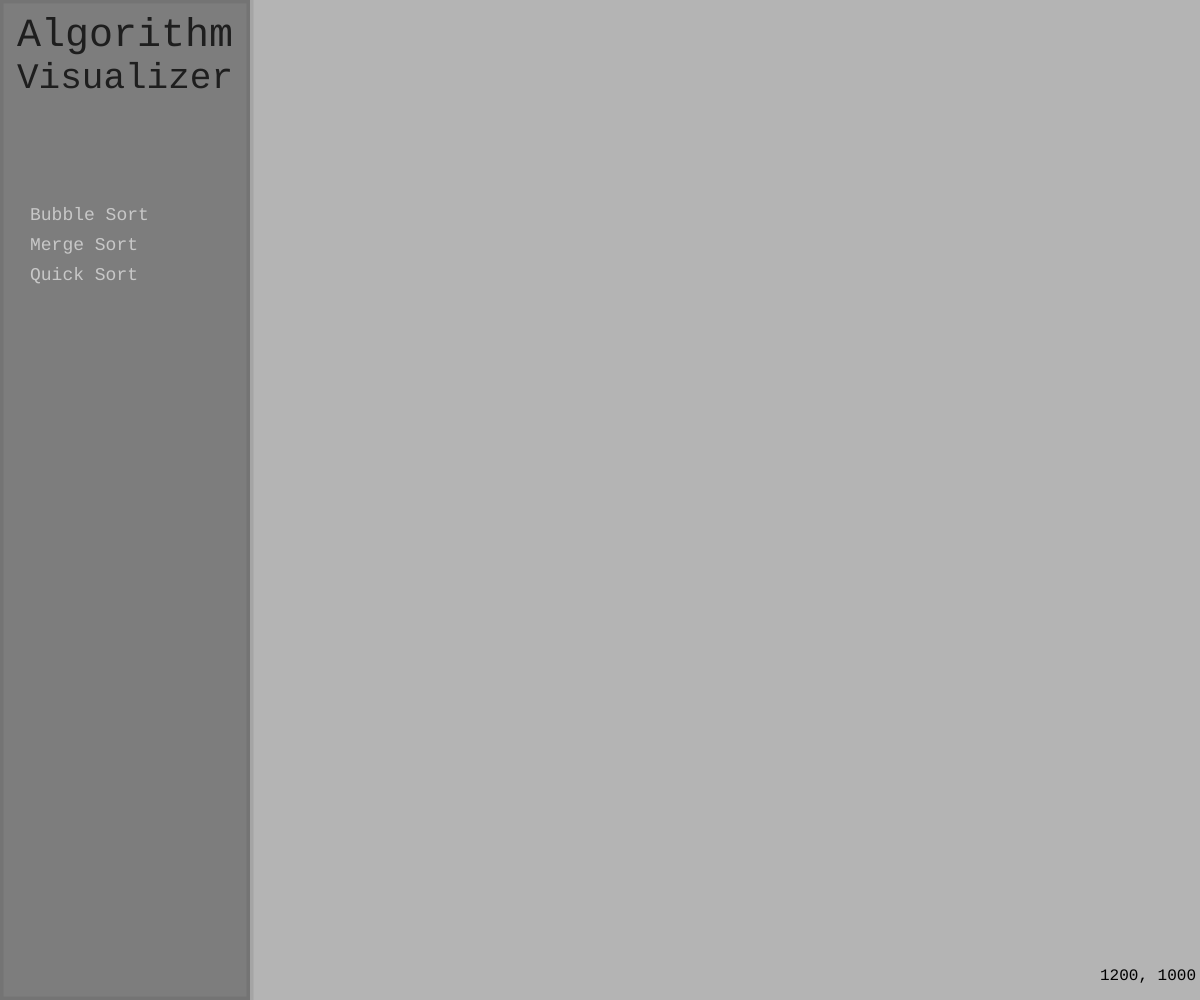
Frame 1 (no input)
Frame 60 (no input): identical to frame 1, image omitted
Frame 120 (the mouse pressed at the canvas centre since frame 60): identical to frame 1, image omitted

The p5.js sketch that drew this single still picture (run headless with seeded random() and noise() and a simulated clock; from frame 60 on, the mouse is pressed at the canvas centre):

// p5.js sketch
// ── sketch.js

//general globals
let backgroundColor;
let font;
let panelWidth;
let displayWidth;
let midlineX;
//const minScreenHeight = 900;

//button globals
let algoButtons = [];
const algoButtonHeight = 30;
//control buttons and their graphics
let controlButtons = [];
let playButton, playButtonGraphic, playButtonMOGraphic, playButtonDisGraphic;
let pauseButtonGraphic, pauseButtonMOGraphic;
let resetButton, resetButtonGraphic, resetButtonMOGraphic;

let ControlType = Object.freeze({
                    PLAY: 1,
                    PAUSE: 2,
                    RESET: 3
                    })

//mode globals
let currentAlgo;
let currentMode;
//ALGO ENUM
let Algo = Object.freeze({
                    DEFAULT: 1,
                    BUBBLESORT: 2, 
                    MERGESORT: 3,
                    QUICKSORT: 4,
                    LINEARSEARCH: 5, 
                    JUMPSEARCH: 6, 
                    BINARYSEARCH: 7,
                    DIJKSTRAS: 8,
                    ASTAR: 9
                    })
//MODE ENUM
let Mode = Object.freeze({
                    DEFAULT: 1,
                    SORT: 2,
                    SEARCH: 3,
                    PATHFIND: 4,
                    MISC: 5
                    })


//animation queue
let animationQueue = [];
let animationIterator = 0;
let animationIsPaused = false;

//collection globals 
let sortCollection;
let numBarsSlider;
const numBarsSliderMin           = 11;
const numBarsSliderMax           = 101;
const numBarsSliderDefaultValue  = 55;
const numBarsSliderStepInterval  = 2;
let globalID = 0;

//RUNS ONCE  
function setup() {
    createCanvas(windowWidth, windowHeight);
    defineGlobals();
    setupAlgoButtons();
    createControlButtonGraphics();
    setupControlButtons();
    textFont(font);
    rectMode(CENTER);
    imageMode(CENTER);
    setupNumBarsSlider();
    
}

//RUNS REPEATEDLY
function draw() {
    resizeCanvas(windowWidth, windowHeight);
    updateDimensions();
    background(backgroundColor);
    //displayGridLines();
    
    displayPanel();
    displayScreenDimensions();

    if (currentMode != Mode.DEFAULT) {
        displayControlButtons();
    }

    if (currentMode == Mode.SORT) {
        updateNumBarsSlider();
    }

    checkMousePointer();

    if (animationQueue.length != 0) { //then display animation queue frame by frame
        let nextFrame = animationQueue[animationIterator];
        repositionSortingFrame(nextFrame);
        for (let bar of nextFrame) {
            bar.show();
        }

        if (!animationIsPaused) {
            animationIterator++;
        }

        if (animationQueue.length <= animationIterator) {
            resetAnimationQueue();
        }

    } else { //check currentMode to see what to display 

        if (currentMode == Mode.SORT) {
            if (numBarsSlider.value() != sortCollection.items.length) {
                sortCollection.updateBars();
            }
            sortCollection.resetBarPositions();
            sortCollection.show();
            
        }

    }
    
}

//define the globals in setup()
function defineGlobals() {
    backgroundColor = color(180);
    font = 'monospace';

    panelWidth = 250;
    updateDimensions();
    
    currentAlgo = Algo.DEFAULT;
    currentMode = Mode.DEFAULT;

    sortCollection = new Sort();
}

//create the algorithm buttons on the panel
function setupAlgoButtons() {
    let bubbleSortButton = new AlgoButton(200, Algo.BUBBLESORT);
    let mergeSortButton = new AlgoButton(230, Algo.MERGESORT);
    let quickSortButton = new AlgoButton(260, Algo.QUICKSORT);

    algoButtons.push(bubbleSortButton);
    algoButtons.push(mergeSortButton);
    algoButtons.push(quickSortButton);
}

function setupControlButtons() {
    playButton = new ControlButton(ControlType.PLAY, 70, 50, true);
    // pauseButton = new ControlButton(ControlType.PAUSE, 50, 50, false);
    resetButton = new ControlButton(ControlType.RESET, 50, 50, true);

    controlButtons.push(playButton);
    // controlButtons.push(pauseButton);
    controlButtons.push(resetButton);

}

function updateControlButtonPositions() {
    playButton.xPos = midlineX - 30;
    playButton.yPos = height - 50;
    resetButton.xPos = midlineX + 35;
    resetButton.yPos = height - 50;
}

//update dimension-dependent variables
function updateDimensions() {
    displayWidth = width - panelWidth;
    midlineX = displayWidth/2 + panelWidth;
}

//displays panel where algorithms are shown
function displayPanel() {
    displayPanelBackground();
    displayTitle();
    displayAlgoButtons();
}

//displays border of panel
function displayPanelBackground() {
    push();
    fill(125);
    stroke(50, 30);
    strokeWeight(7);
    rectMode(CORNER)
    rect(0, 0, panelWidth, height);
    pop();
}

//displays the title in the panel
function displayTitle() {
    push();
    fill(30);
    noStroke();
    textAlign(CENTER, TOP);
    textSize(40);
    text('Algorithm', panelWidth/2, 15);
    textSize(36);
    text('Visualizer', panelWidth/2, 60);
    pop();
}

function displayAlgoButtons() {
    for (let button of algoButtons) {
        button.show();
    }
}

function displayControlButtons() {
    updateControlButtonPositions();
    
    push();
    stroke(100);
    strokeWeight(2);
    noStroke();
    fill(150);
    rect(midlineX, height - 50, 60, 45);
    pop();
    
    for (let button of controlButtons) {
        button.show();
    }
}

//displays screen dimensions in lower right corner of screen
function displayScreenDimensions() {
    push();
    textSize(16);
    let string = str(width) + ', ' + str(height);
    text(string, width - 100, height - 20);
    pop();
}

//displays a vertical and horizontal line through middle of working canvas
function displayGridLines() {
    push();
    stroke(0);
    strokeWeight(0.2);
    line(panelWidth, height/2, width, height/2);
    line(midlineX, 0, midlineX, height);
    pop();
}

//calls necessary functions when mouse is clicked
function mouseClicked() {
    for (let button of algoButtons) {
        if (button.rollover() && !button.isSelected) {
            button.clicked();
        }
    }
    for (let button of controlButtons) {
        if (button.rollover() && button.isEnabled) {
            button.clicked();
        }
    }
}

//check for mouse over to change cursor
function checkMousePointer() {
    cursor(ARROW);
    for (let button of algoButtons) {
        if (button.rollover() && !button.isSelected) {
            cursor('pointer');
            break;
        } 
    }
    for (let button of controlButtons) {
        if (button.rollover() && button.isEnabled) {
            cursor('pointer');
            break;
        }
    }
}



//sorting functions
function setupNumBarsSlider() {
    
    numBarsSlider = createSlider(numBarsSliderMin, 
                                    numBarsSliderMax, 
                                    numBarsSliderDefaultValue, 
                                    numBarsSliderStepInterval
                                );
    //display out of screen until a sorting function is called which will
    //  reposition it appropriately                           
    numBarsSlider.position(-100, -100);
    numBarsSlider.style("width", "150px");
}

function updateNumBarsSlider() {
    let xPos = midlineX - numBarsSlider.width/2;
    let yPos = height - 110;
    numBarsSlider.position(xPos, yPos);
}

function repositionSortingFrame(frame) {
    reorderFrame(frame);
    let minPercentage = 0.4;
    let maxPercentage = 0.8;
    let screenPercentage = map(frame.length, numBarsSlider.elt.min, numBarsSlider.elt.max, minPercentage, maxPercentage);
    
    let sortCollectionWidth = displayWidth * screenPercentage;
    sortCollectionWidth -= sortCollection.barSpacing * frame.length;
    let barWidth = sortCollectionWidth / frame.length;
    
    let midIdx = floor(frame.length/2);
    let midBar = frame[midIdx];
    midBar.xPos = midlineX;

    midBar.yPos = height/2;
    midBar.width = barWidth;

    for (let i = 0; i <= midIdx; i++) {
        //calculate leftBar position
        let leftBar = frame[midIdx - i];
        leftBar.xPos = midlineX - i*(barWidth + sortCollection.barSpacing);
        leftBar.yPos = height/2;
        leftBar.width = barWidth;
        //calculate rightBar position
        let rightBar = frame[midIdx + i];
        rightBar.xPos = midlineX + i*(barWidth + sortCollection.barSpacing);
        rightBar.yPos = height/2;
        rightBar.width = barWidth;
    }

    return frame;
}

function reorderFrame(frame) {
    let swap;
    let n = frame.length-1;
    do {
        swap = false;
        for (let i = 0; i < n; i++)
        {
            if (frame[i].xPos > frame[i+1].xPos){
                let temp = frame[i];
                frame[i] = frame[i+1];
                frame[i+1] = temp;
                swap = true;
            }
        }
        n--;
    } while (swap);
}




// ── AlgoButton.js
//scratch button class for butttons on panel
class AlgoButton {
    constructor(yPos, type) {
        this.yPos = yPos;
        this.type = type;
        this.isSelected = false;
    }

    //show the button with necessary highlighting
    show() {
        push();
        rectMode(CORNER);
        noStroke();
        fill(200);
        if (this.isSelected) {
            fill(190);
            fill(255, 150);
            rect(2, this.yPos, panelWidth - 5, algoButtonHeight);
            fill(10);
        } else if (this.rollover()) {
            fill(170);
            fill(255, 110);
            rect(2, this.yPos, panelWidth - 5, algoButtonHeight);
            fill(10);
        }
        
        
        let string;
        switch (this.type) {
            case Algo.BUBBLESORT:
                string = 'Bubble Sort';
                break;
            case Algo.INSERTIONSORT:
                string = 'Insertion Sort';
                break;
            case Algo.SELECTIONSORT:
                string = 'Selection Sort';
                break;
            case Algo.MERGESORT:
                string = 'Merge Sort';
                break;
            case Algo.QUICKSORT:
                string = 'Quick Sort';
                break;
            default:
                string = '???';
                break;
        }
        textSize(18); 
        text(string, 30, this.yPos + 20);
        pop();
    }

    //returns true if mouse is on the button
    rollover() {
        return ((mouseX > 0) && (mouseX < panelWidth) && (mouseY >= this.yPos) && (mouseY < this.yPos + algoButtonHeight));
    }

    //gets called when button is clicked
    clicked() {
    
        //deselect all other buttons
        for (let button of algoButtons) { button.isSelected = false; }
        //select this button
        this.isSelected = true;

        //call necessary function
        switch (this.type) {
            case Algo.BUBBLESORT:
                currentAlgo = Algo.BUBBLESORT;
                setupSort();
                console.log('bubblesort');
                break;
            case Algo.INSERTIONSORT:
                currentAlgo = Algo.INSERTIONSORT;
                setupSort();
                console.log('insertion sort');
                break;
            case Algo.SELECTIONSORT:
                currentAlgo = Algo.SELECTIONSORT;
                setupSort();
                console.log('selection sort');
                break;
            case Algo.MERGESORT:
                currentAlgo = Algo.MERGESORT;
                setupSort();
                console.log('mergesort');
                break;
            case Algo.QUICKSORT:
                // setupSort();
                console.log('quicksort');
                break;
        }
        
    }
}

function setupSort() {
    currentMode = Mode.SORT;
    resetAnimationQueue();
    playButton.isEnabled = true;
    playButton.isPaused = true;
    numBarsSlider.removeAttribute('disabled');
    sortCollection = new Sort();
    sortCollection.updateBars();
    
    //call update which will reposition slider appropriately
    updateNumBarsSlider();
}

function resetAnimationQueue() {
    animationQueue = [];
    animationIterator = 0;
    animationIsPaused = false;
    playButton.isEnabled = false;
    playButton.isPaused = true;
}
// ── Button.js
//scratch button class for butttons on panel
class Button {
    constructor(yPos, type) {
        this.yPos = yPos;
        this.type = type;
        this.isSelected = false;
    }

    //show the button with necessary highlighting
    show() {
        push();
        rectMode(CORNER);
        noStroke();
        
        if (this.rollover()) {
            fill(170);
            rect(3, this.yPos, panelWidth - 8, buttonHeight, 5);
        }
        if (this.isSelected) {
            fill(190);
            rect(3, this.yPos, panelWidth - 8, buttonHeight, 5);
        }
        fill(30);
        textSize(20); 
        let string;
        switch (this.type) {
            case Algo.BUBBLESORT:
                string = 'Bubble Sort';
                break;
            case Algo.MERGESORT:
                string = 'Merge Sort';
                break;
            case Algo.QUICKSORT:
                string = 'Quick Sort';
                break;
            default:
                string = '???';
                break;
        }
        text(string, 40, this.yPos + 20);
        pop();
    }

    //returns true if mouse is on the button
    rollover() {
        return ((mouseX > 0) && (mouseX < panelWidth) && (mouseY >= this.yPos) && (mouseY < this.yPos + buttonHeight));
    }

    //gets called button is clicked
    clicked() {
        if (this.isSelected) {
            //do nothing if already selected
        } else {
            //deselect all other buttons
            for (let button of algoButtons) { button.isSelected = false; }
            //select this button
            this.isSelected = true;

            //call necessary function
            switch (this.type) {
                case Algo.BUBBLESORT:
                    setupBubbleSort();
                    console.log('bubblesort');
                    break;
                case Algo.MERGESORT:
                    setupSort();
                    console.log('mergesort');
                    break;
                case Algo.QUICKSORT:
                    setupSort();
                    console.log('quicksort');
                    break;
            }
        }
    }
}

function setupBubbleSort() {
    currentAlgo = Algo.BUBBLESORT;
    setupSort();
}

function setupSort() {
    
    currentMode = Mode.SORT;
    sortCollection = new Sort();
    sortCollection.updateBars();
    
    //call update which will reposition slider appropriately
    updateNumBarsSlider();
}

function resetAnimationQueue() {
    animationQueue = [];
    animationIterator = 0;
}
// ── ControlButton.js
class ControlButton {
    constructor(type, width, height, isEnabled) {
        this.type = type;
        this.width = width;
        this.height = height;
        this.xPos;
        this.yPos;
        this.isEnabled = isEnabled;
        this.isPaused = true;
    }

    show() {
        if (this.type == ControlType.PLAY) {
            if (!this.isEnabled) {
                if (this.isPaused) {
                    image(playButtonDisGraphic, this.xPos, this.yPos);
                } else {
                    image(pauseButtonDisGraphic, this.xPos, this.yPos);
                }
            } else {
                if (this.isPaused) {
                    if (this.rollover()) {
                        image(playButtonMOGraphic, this.xPos, this.yPos);
                    } else {
                        image(playButtonGraphic, this.xPos, this.yPos);
                    }
                } else {
                    if (this.rollover()) {
                        image(pauseButtonMOGraphic, this.xPos, this.yPos);
                    } else {
                        image(pauseButtonGraphic, this.xPos, this.yPos);
                    }
                }
            }
            
        } else if (this.type == ControlType.RESET) {
            if (this.rollover()) {
                image(resetButtonMOGraphic, this.xPos, this.yPos);
            } else {
                image(resetButtonGraphic, this.xPos, this.yPos);
            }

        } else if (this.type == ControlType.MAZE && currentMode == Mode.PATHFIND) {
            if (this.isEnabled) {
                if (this.rollover()) {
                    image(mazeButtonMOGraphic, this.xPos, this.yPos);
                } else {
                    image(mazeButtonGraphic, this.xPos, this.yPos);
                }
            } else {
                image(mazeButtonDisGraphic, this.xPos, this.yPos);
            }
            
        }
    }

    rollover() {
        let offsetX1 = this.xPos - (this.width/2);
        let offsetX2 = this.xPos + (this.width/2);
        let offsetY1 = this.yPos - (this.height/2);
        let offsetY2 = this.yPos + (this.height/2);
        return ((mouseX > offsetX1) && (mouseX < offsetX2) && (mouseY > offsetY1) && (mouseY < offsetY2));
    }

    clicked() {
        if (this.type == ControlType.PLAY) {
            canDraw = false;
            mazeButton.isEnabled = false;
            if (this.isPaused) {
                triggerAlgorithm();
                // playAlgorithm();
                this.isPaused = false;
                slider.elt.setAttribute('disabled', 'true');
            } else {
                animationIsPaused = true;
                this.isPaused = true;
            }

        } else if (this.type == ControlType.RESET) {
            if (currentMode == Mode.SORT) {
                setupSort();
            } else if (currentMode == Mode.PATHFIND) {
                setupPathfind();
            }

        } else if (this.type == ControlType.MAZE) {
            pathfind.createMaze();
        }
    }


}

function triggerAlgorithm() {
    isLoading = true;
    triggerCounter = 0;
    if (currentMode == Mode.PATHFIND) {
        playButton.isEnabled = false;
    }
}

function playAlgorithm() {
    isLoading = false;
    switch (currentAlgo) {
        case Algo.BUBBLESORT:
            if (animationQueue.length == 0) {
                sortCollection.bubbleSort();
            } else {
                animationIsPaused = false;
            }
            break;
        case Algo.INSERTIONSORT:
            if (animationQueue.length == 0) {
                sortCollection.insertionSort();
            } else {
                animationIsPaused = false;
            }
            break;
        case Algo.SELECTIONSORT:
            if (animationQueue.length == 0) {
                sortCollection.selectionSort();
            } else {
                animationIsPaused = false;
            }
            break;
        case Algo.DIJKSTRAS:
            if (animationQueue.length == 0) {
                pathfind.dijkstras();
            } else {
                animationIsPaused = false;
            }
        case Algo.ASTAR:
            if (animationQueue.length == 0) {
                pathfind.astar();
            } else {
                animationIsPaused = false;
            }        
    }
}
// ── Graphics.js
function createControlButtonGraphics() {
    
    playButtonGraphic = createGraphics(70, 50);
    playButtonGraphic.strokeWeight(2);
    playButtonGraphic.stroke(100);
    playButtonGraphic.fill(220);
    playButtonGraphic.rect(1,1,68,48,30);
    playButtonGraphic.fill(0);
    playButtonGraphic.noStroke();
    playButtonGraphic.triangle(27, 15, 27, 35, 47, 25);

    pauseButtonGraphic = createGraphics(70, 50);
    pauseButtonGraphic.strokeWeight(2);
    pauseButtonGraphic.stroke(100);
    pauseButtonGraphic.fill(220);
    pauseButtonGraphic.rect(1,1,68,48,30);
    pauseButtonGraphic.fill(0);
    pauseButtonGraphic.noStroke();
    pauseButtonGraphic.rect(28, 15, 5, 20, 10);
    pauseButtonGraphic.rect(37, 15, 5, 20, 10);
    
    playButtonDisGraphic = createGraphics(70, 50);
    playButtonDisGraphic.strokeWeight(2);
    playButtonDisGraphic.stroke(130);
    playButtonDisGraphic.fill(170);
    playButtonDisGraphic.rect(1,1,68,48,30);
    playButtonDisGraphic.fill(100);
    playButtonDisGraphic.noStroke();
    playButtonDisGraphic.triangle(27, 15, 27, 35, 47, 25);

    playButtonMOGraphic = createGraphics(70, 50);
    playButtonMOGraphic.strokeWeight(2);
    playButtonMOGraphic.stroke(100);
    playButtonMOGraphic.fill(255);
    playButtonMOGraphic.rect(1,1,68,48,30);
    playButtonMOGraphic.fill(0);
    playButtonMOGraphic.noStroke();
    playButtonMOGraphic.triangle(27, 15, 27, 35, 47, 25);

    pauseButtonMOGraphic = createGraphics(70, 50);
    pauseButtonMOGraphic.strokeWeight(2);
    pauseButtonMOGraphic.stroke(100);
    pauseButtonMOGraphic.fill(255);
    pauseButtonMOGraphic.rect(1,1,68,48,30);
    pauseButtonMOGraphic.fill(0);
    pauseButtonMOGraphic.noStroke();
    pauseButtonMOGraphic.rect(28, 15, 5, 20, 10);
    pauseButtonMOGraphic.rect(37, 15, 5, 20, 10);

    // pauseButtonEnGraphic = createGraphics(50, 50);
    // pauseButtonEnGraphic.strokeWeight(2);
    // pauseButtonEnGraphic.stroke(100);
    // pauseButtonEnGraphic.fill(220);
    // pauseButtonEnGraphic.ellipse(25, 25, 45);
    // pauseButtonEnGraphic.fill(0);
    // pauseButtonEnGraphic.noStroke();
    // pauseButtonEnGraphic.rect(18, 15, 5, 20, 10);
    // pauseButtonEnGraphic.rect(27, 15, 5, 20, 10);

    // pauseButtonDisGraphic = createGraphics(50, 50);
    // pauseButtonDisGraphic.strokeWeight(2);
    // pauseButtonDisGraphic.stroke(130);
    // pauseButtonDisGraphic.fill(170);
    // pauseButtonDisGraphic.ellipse(25, 25, 45);
    // pauseButtonDisGraphic.fill(100);
    // pauseButtonDisGraphic.noStroke();
    // pauseButtonDisGraphic.rect(18, 15, 5, 20, 10);
    // pauseButtonDisGraphic.rect(27, 15, 5, 20, 10);

    // pauseButtonMOGraphic = createGraphics(50, 50);
    // pauseButtonMOGraphic.strokeWeight(2);
    // pauseButtonMOGraphic.stroke(100);
    // pauseButtonMOGraphic.fill(255);
    // pauseButtonMOGraphic.ellipse(25, 25, 45);
    // pauseButtonMOGraphic.fill(0);
    // pauseButtonMOGraphic.noStroke();
    // pauseButtonMOGraphic.rect(18, 15, 5, 20, 10);
    // pauseButtonMOGraphic.rect(27, 15, 5, 20, 10);
    
    resetButtonGraphic = createGraphics(50, 50);
    resetButtonGraphic.strokeWeight(2);
    resetButtonGraphic.stroke(100);
    resetButtonGraphic.fill(220);
    resetButtonGraphic.ellipse(25, 25, 45);
    resetButtonGraphic.noStroke();
    resetButtonGraphic.fill(0);
    resetButtonGraphic.ellipse(25, 25, 26);
    resetButtonGraphic.fill(220);
    resetButtonGraphic.ellipse(25, 25, 20);
    resetButtonGraphic.rect(32,17,10,10);
    resetButtonGraphic.fill(0);
    resetButtonGraphic.triangle(27, 20, 36, 11, 36, 20);

    resetButtonMOGraphic = createGraphics(50, 50);
    resetButtonMOGraphic.strokeWeight(2);
    resetButtonMOGraphic.stroke(100);
    resetButtonMOGraphic.fill(255);
    resetButtonMOGraphic.ellipse(25, 25, 45);
    resetButtonMOGraphic.noStroke();
    resetButtonMOGraphic.fill(0);
    resetButtonMOGraphic.ellipse(25, 25, 26);
    resetButtonMOGraphic.fill(255);
    resetButtonMOGraphic.ellipse(25, 25, 20);
    resetButtonMOGraphic.rect(32,17,10,10);
    resetButtonMOGraphic.fill(0);
    resetButtonMOGraphic.triangle(27, 20, 36, 11, 36, 20);
}
// ── MST.js
let validEdge = true;

class MST {
    constructor() {
        this.vertices = [];
        this.edges = [];
    }

    update() {
        if (this.vertices.length != floor(slider.value() / 1)) {
            this.vertices = [];
            for (let i = 0; i < floor(slider.value() / 1); i++) {
                let xPos = random(0, 1);
                let yPos = random(0, 1);
                let vertex = new MSTvertex(xPos, yPos);
                this.vertices.push(vertex);
            }
        }
    }

    show() {
        let screenPercentage = 0.8;
        let mstWidth = screenPercentage * displayWidth;
        let mstHeight = 0.5 * height;
        let origin = createVector((displayWidth - mstWidth) / 2 + panelWidth, 0.25 * height);

        for (let edge of this.edges) {
            edge.show();
        }
        
        for (let vertex of this.vertices) {
            vertex.pos.x = origin.x + (mstWidth * vertex.x);
            vertex.pos.y = origin.y + (mstHeight * vertex.y);
            vertex.show();
        }

    }

    prims() {
        let unreached = [];
        let reached = [];
        let originVertex;
        let shortestDist = 1;
        for (let vertex of this.vertices) {
            unreached.push(vertex);
            if (vertex.x + vertex.y < shortestDist) {
                shortestDist = vertex.x + vertex.y;
                originVertex = vertex;
            }
        }

        reached.push(originVertex);
        let idx = unreached.indexOf(originVertex);
        unreached.splice(idx, 1);

        while(unreached.length != 0) {
            shortestDist = Infinity;
            let rIdx = 0;
            let uIdx = 0;

            for (let i = 0; i < reached.length; i++) {
                for (let j = 0; j < unreached.length; j++) {
                    let distance = dist(reached[i].pos.x, reached[i].pos.y, unreached[j].pos.x, unreached[j].pos.y);
                    if (distance < shortestDist) {
                        shortestDist = distance;
                        rIdx = i;
                        uIdx = j;
                    }
                }
            }

            let edge = new MSTedge(unreached[uIdx], reached[rIdx]);
            this.edges.push(edge);

            reached.push(unreached[uIdx]);
            unreached.splice(uIdx, 1);


            let numFrames = map(slider.value(), slider.elt.min, slider.elt.max, 10, 1);
            for (let i = 0; i < numFrames; i++) {
                animationQueue.push(this.getEdgesAndVertices());
            }

        }

    }

    kruskals() {
        let allEdges = this.getAllEdgesSorted();

        while(this.edges.length != this.vertices.length - 1) {
            
            let shortestEdge = allEdges.shift();
            let v1 = shortestEdge.v1;
            let v2 = shortestEdge.v2;
            this.checkIfValidEdge(v1,v2);
            if (validEdge) {
                this.edges.push(shortestEdge);
                v1.neighbors.push(v2);
                v2.neighbors.push(v1);

                let numFrames = map(slider.value(), slider.elt.min, slider.elt.max, 10, 1);
                for (let i = 0; i < numFrames; i++) {
                    animationQueue.push(this.getEdgesAndVertices());
                }
            }

        }

    }

    checkIfValidEdge(v1, v2) {
        validEdge = true;

        if (v1.neighbors.length == 0 || v2.neighbors.length == 0) {
            return;
        }

        this.cycleRecursionHelper(v1, v2);
    }


    cycleRecursionHelper(v1, v2, visited = []) {
        visited.push(v1);
        
        if (!validEdge) {
            return;
        }
        if (v1 == v2) {
            validEdge = false;
        } else {
            for (let i = 0; i < v1.neighbors.length; i++) {
                if (!visited.includes(v1.neighbors[i])) {
                    this.cycleRecursionHelper(v1.neighbors[i], v2, visited);
                }
            }
        }
    }

    getEdgesAndVertices() {
        let array = [];
        for (let e of this.edges) {
            array.push(e);
        }
        for (let v of this.vertices) {
            array.push(v);
        }
        return array;
    }

    getAllEdgesSorted() {
        let edges = [];

        for (let i = 0; i < this.vertices.length; i++) {
            for (let j = i + 1; j < this.vertices.length; j++) {
                let edge = new MSTedge(this.vertices[i], this.vertices[j]);
                edges.push(edge);
            }
        }

        for (let i = 1; i < edges.length; i++) {
            let current = edges[i];
            let j = i-1; 
            while ((j > -1) && (current.distance < edges[j].distance)) {
                edges[j+1] = edges[j];
                j--;
            }
            edges[j+1] = current;
        }

        return edges;
    }
}
// ── MSTedge.js
class MSTedge {
    constructor(v1, v2) {
        this.v1 = v1;
        this.v2 = v2;
        this.distance = dist(v1.pos.x, v1.pos.y, v2.pos.x, v2.pos.y);
    }

    show() {
        push();
        stroke('#ffff76');
        strokeWeight(3);
        line(this.v1.pos.x, this.v1.pos.y, this.v2.pos.x, this.v2.pos.y);
        pop();
    }
}
// ── MSTvertex.js
class MSTvertex {
    constructor(x, y) {
        this.x = x;
        this.y = y;
        this.pos = createVector();
        //kruskals
        this.neighbors = [];
    }

    show() {
        push();
        fill(200);
        stroke(200);
        strokeWeight(7);
        point(this.pos.x, this.pos.y);
        pop();
    }
}
// ── Pathfind.js
class Pathfind {
    constructor() {
        this.grid = [];
        this.nodeSize;
        this.origin;
        this.width;
        this.height;
    }

    updateGrid() {
        if (this.grid.length != slider.value() - 2) {
            this.grid = [];
            for (let i = 0; i < slider.value() - 2; i++) {
                let newCol = [];
                let colLength = floor(slider.value() / 2);
                if (colLength % 2 == 0) colLength++;
                for (let j = 0; j < colLength; j++) {
                    let newNode = new PathfindingNode(i, j);
                    newCol.push(newNode);   
                }
                this.grid.push(newCol);
            }
            // this.createMaze();
        }
        this.grid[0][floor(this.grid[0].length/2)].isStartNode = true;
        this.grid[this.grid.length - 1][floor(this.grid[0].length/2)].isEndNode = true;

    }

    showGrid() {
        let minPercentage = 0.5;
        let maxPercentage = 0.8;
        let screenPercentage = map(slider.value(), slider.elt.min, slider.elt.max, minPercentage, maxPercentage);
        screenPercentage = 0.8;

        let pfWidth = displayWidth * screenPercentage;
        // let pfWidth = width * screenPercentage;
        let pfHeight = height * 0.5;

        let nodeSizeX = pfWidth / this.grid.length;
        let nodeSizeY = pfHeight / this.grid[0].length;
        this.nodeSize = min(nodeSizeX, nodeSizeY);
        
        pfWidth = this.nodeSize * this.grid.length;
        pfHeight = this.nodeSize * this.grid[0].length;
        this.width = pfWidth;
        this.height = pfHeight;

        let originX = panelWidth + ((displayWidth - pfWidth) / 2);
        // let originX = ((width - pfWidth) / 2);
        let originY = (height - pfHeight) / 2;
        this.origin = createVector(originX, originY);

        // push();
        // noFill();
        // stroke(180);
        // rect(midlineX, height/2, pfWidth + 6, pfHeight + 6, 20);
        // pop();

        for (let i = 0; i < this.grid.length; i++) {
            for (let j = 0; j < this.grid[0].length; j++) {
                this.grid[i][j].show(originX, originY, this.nodeSize);
            }
        }
    }

    inCanvas() {
        return (mouseX > this.origin.x) && (mouseX < this.origin.x + this.width) && (mouseY > this.origin.y) && (mouseY < this.origin.y + this.height);
    }

    createMaze() {
        this.clearWalls();

        for (let i = 4; i < this.grid.length - 4; i += 4) {
            for (let j = 0; j < this.grid[0].length; j++) {
                this.grid[i][j].isWall = true;
                if (j % 4 == 0) {
                    if (i % 8 == 0) {
                        this.addBranch(this.grid[i][j], i);
                    } else {
                        this.addBranch(this.grid[i][j + 2], i);
                    }
                }
            }
            let walls = [];
            for (let j = 0; j < this.grid[0].length; j++) {
                if (j % 2 == 1) {
                    walls.push(j);
                }
            }
            for (let j = 0; j < max(walls.length/4, 2); j++) {
                try {
                    let k = walls[floor(random() * walls.length)];
                    this.grid[i][k].isWall = false;
                    let idx = walls.indexOf(k);
                    if (idx >= 2 && idx < walls.length - 2) {

                        walls.splice(idx - 2, 4);
                    }
                } catch {
                    //  
                }
            }

            
        }
    }

    addBranch(stemNode, i) {
        try {
            if (i + 4 < this.grid.length - 4 && random() < 0.8) {
                for (let i = 1; i < floor(random(2,4)); i++) {
                    pathfind.grid[stemNode.x+i][stemNode.y].isWall = true;
                }
            }
            if (i != 4 && random() < 0.6) {
                for (let i = 1; i < floor(random(2,4)); i++) {
                    pathfind.grid[stemNode.x-i][stemNode.y].isWall = true;
                }
            }
        } catch {
            //
        }
    }

    dijkstras() {
        this.setCellNeighbors();
        
        let unvisited = [];
        let visited = [];
        let currentNode, testNode, newDist;

        unvisited = this.get1DGrid();
        currentNode = this.getStartNode();
        currentNode.dk_tentDist = 0;
        
        let nextFrame;

        let counter = 0;
        let foundPath = false;
        while (!currentNode.isEndNode) {
            nextFrame = this.get1DGridClone();

            for (let i = 0; i < currentNode.neighbors.length; i++) {
                testNode = currentNode.neighbors[i];
                if (unvisited.includes(testNode)) {
                    newDist = currentNode.dk_tentDist + 1;
                    if (newDist < testNode.dk_tentDist) {
                        testNode.dk_tentDist = newDist;
                        testNode.dk_path = [];
                        arrayCopy(currentNode.dk_path, testNode.dk_path);
                        testNode.dk_path.push(testNode);
                    }
                }
                // nextFrame.push(testNode.clone());
            }
            visited.push(currentNode);
            let idx = unvisited.indexOf(currentNode);
            unvisited.splice(idx, 1);
            let low = Infinity;
            let savedIdx;
            for (let i = 0; i < unvisited.length; i++) {
                if (unvisited[i].dk_tentDist <= low) {
                    low = unvisited[i].dk_tentDist;
                    savedIdx = i;
                }
            }
            if (low == Infinity) {
                break;
            }
            currentNode = unvisited[savedIdx];
            currentNode.hasBeenSearched = true;
            
            let countTo = floor(map(slider.value(), slider.elt.min, slider.elt.max, 1, 5));
            if (counter % countTo == 0) {
                let numFrames = 1;
                for (let i = 0; i < numFrames; i++) {
                    animationQueue.push(nextFrame);
                }
            }
            counter++;

            if (currentNode.isEndNode) {
                foundPath = true;
                animationQueue.push(nextFrame);
            }
        }
        if (foundPath) {
            for (let i = 0; i < currentNode.dk_path.length; i++) {
                nextFrame = this.get1DGridClone();
                currentNode.dk_path[i].isFinalPath = true;
                // nextFrame.push(currentNode.dk_path[i]);
                animationQueue.push(nextFrame);
            }
        }
        if (!foundPath) {
            this.noPathFound();
        }
        return foundPath;
    }

    astar() {
        this.setCellNeighbors(); 
        this.setFGHValues();
       
        let currentNode;
        let openList = [];
        let closedList = [];
        
        openList.push(this.getStartNode());

        let nextFrame;
        let counter = 0;
        let foundPath = false;
        while(openList.length != 0) {

            nextFrame = this.get1DGridClone();

            let lowIdx = 0;
            for (let i = 0; i < openList.length; i++) {
                if (openList[i].as_f < openList[lowIdx].as_f) {
                    lowIdx = i;
                }
            }

            currentNode = openList[lowIdx];
            currentNode.hasBeenSearched = true;

            if (currentNode.isEndNode) {
                animationQueue.push(nextFrame);
                let curr = currentNode;
                let path = [];
                while(curr.as_parent) {
                    path.push(curr);
                    curr = curr.as_parent;
                }
                
                for (let i = path.length - 1; i >= 0; i--) {
                    nextFrame = this.get1DGridClone();
                    path[i].isFinalPath = true;
                    // nextFrame.push(path[i]);
                    animationQueue.push(nextFrame);
                }

                foundPath = true;
                break;

            }

            closedList.push(currentNode);
            // currentNode.hasBeenSearched = true;
            let idx = openList.indexOf(currentNode);
            openList.splice(idx, 1);
            // console.log(currentNode);
            for (let i = 0; i < currentNode.neighbors.length; i++) {
                let testNode = currentNode.neighbors[i];
                nextFrame.push(testNode.clone());
                if (closedList.includes(testNode)) {
                    continue;
                }

                let gScore = currentNode.as_g + 1;
                let gScoreIsBest = false;

                if (!openList.includes(testNode)) {
                    gScoreIsBest = true;
                    openList.push(testNode);
                } else if (gScore < testNode.as_g) {
                    gScoreIsBest = true;
                }

                if (gScoreIsBest) {
                    testNode.as_parent = currentNode;
                    testNode.as_g = gScore;
                    testNode.as_f = testNode.as_g + testNode.as_h;
                }
            }

            let countTo = floor(map(slider.value(), slider.elt.min, slider.elt.max, 1, 5));
            if (counter % countTo == 0) {
                let numFrames = 1;
                for (let i = 0; i < numFrames; i++) {
                    animationQueue.push(nextFrame);
                }
            }
            counter++;

        }
        if (!foundPath) {
            this.noPathFound();
        }
        return foundPath;
    }

    setFGHValues() {
        for (let i = 0; i < this.grid.length; i++) {
            for (let j = 0; j < this.grid[0].length; j++) {
                let node = this.grid[i][j];
                if (node.isStartNode) {
                    node.as_g = 0;
                } else {
                    node.as_g = Infinity;
                }
                node.as_h = this.manhattan(node, this.getEndNode());
                node.as_f = node.as_g + node.as_h;
            }
        }
    }

    manhattan(nodeA, nodeB) {
        let d1 = abs(nodeA.x - nodeB.x);
        let d2 = abs(nodeA.y - nodeB.y);
        return d1 + d2;
    }

    setCellNeighbors() {
        for (let i = 0; i < this.grid.length; i++) {
            for (let j = 0; j < this.grid[0].length; j++) {
                if (i != 0 && !this.grid[i - 1][j].isWall) {
                    this.grid[i][j].neighbors.push(this.grid[i - 1][j]);
                }
                if (i != this.grid.length - 1 && !this.grid[i + 1][j].isWall) {
                    this.grid[i][j].neighbors.push(this.grid[i + 1][j]);
                }
                if (j != 0 && !this.grid[i][j - 1].isWall) {
                    this.grid[i][j].neighbors.push(this.grid[i][j - 1]);
                }
                if (j != this.grid[0].length - 1 && !this.grid[i][j + 1].isWall) {
                    this.grid[i][j].neighbors.push(this.grid[i][j + 1]);
                }
            }
        }
    }

    get1DGrid() {
        let ret1DArr = [];
        for (let i = 0; i < this.grid.length; i++) {
            for (let j = 0; j < this.grid[0].length; j++) {
                ret1DArr.push(this.grid[i][j]);
            }
        }
        return ret1DArr;
    }
    get1DGridClone() {
        let ret1DArrClone = [];
        for (let i = 0; i < this.grid.length; i++) {
            for (let j = 0; j < this.grid[0].length; j++) {
                ret1DArrClone.push(this.grid[i][j].clone());
            }
        }
        return ret1DArrClone;
    }

    getStartNode() {
        for (let i = 0; i < this.grid.length; i++) {
            for (let j = 0; j < this.grid[0].length; j++) {
                if (this.grid[i][j].isStartNode) {
                    return this.grid[i][j];
                }
            }
        }
    }

    getEndNode() {
        for (let i = 0; i < this.grid.length; i++) {
            for (let j = 0; j < this.grid[0].length; j++) {
                if (this.grid[i][j].isEndNode) {
                    return this.grid[i][j];
                }
            }
        }
    }

    clearPath() {
        for (let i = 0; i < this.grid.length; i++) {
            for (let j = 0; j < this.grid[0].length; j++) {
                // this.grid[i][j].isWall = false;
                this.grid[i][j].isDeadEnd = false;
                this.grid[i][j].hasBeenSearched = false;
                this.grid[i][j].isFinalPath = false;
                this.grid[i][j].neighbors = [];
                this.grid[i][j].dk_tentDist = Infinity;
                this.grid[i][j].dk_path = [];
                // this.grid[i][j].
            }
        }
    }

    clearWalls() {
        setupPathfind();
        for (let i = 0; i < this.grid.length; i++) {
            for (let j = 0; j < this.grid[0].length; j++) {
                this.grid[i][j].isWall = false;
            }
        }
    }

    noPathFound() {
        for (let i = 0; i < this.grid.length; i++) {
            for (let j = 0; j < this.grid[0].length; j++) {
                if (this.grid[i][j].hasBeenSearched) {
                    this.grid[i][j].isDeadEnd = true;
                }
            }
        }
    }
}


// ── PathfindingNode.js
class PathfindingNode {
    constructor(x, y) {
        this.x = x;
        this.y = y;
        this.pos;
        this.size;
        this.isWall;
        this.isStartNode;
        this.isEndNode;
    }

    show(originX, originY, nodeSize) {
        this.size = nodeSize;
        this.pos = createVector(originX + this.x * nodeSize, originY + this.y * nodeSize);

        
        push();
        rectMode(CORNER);
        translate(originX, originY);
        
        if (this.isWall) {
            fill(30);
            strokeWeight(0.5);
            stroke(30);
        } else {
            fill(220);
            let sWeight = map(slider.value(), slider.elt.min, slider.elt.max, 1, 0.5); 
            strokeWeight(sWeight);
            stroke('#add8e6');
            stroke(220);
        }

        //round 4 corners
        if (this.x == 0 && this.y == 0) rect(this.x * nodeSize, this.y * nodeSize, nodeSize, nodeSize, 10, 0, 0, 0);
        else if (this.x == pathfind.grid.length - 1 && this.y == 0) rect(this.x * nodeSize, this.y * nodeSize, nodeSize, nodeSize, 0, 10, 0, 0);
        else if (this.x == pathfind.grid.length - 1 && this.y == pathfind.grid[0].length - 1) rect(this.x * nodeSize, this.y * nodeSize, nodeSize, nodeSize, 0, 0, 10, 0);
        else if (this.x == 0 && this.y == pathfind.grid[0].length - 1) rect(this.x * nodeSize, this.y * nodeSize, nodeSize, nodeSize, 0, 0, 0, 10);
        else rect(this.x * nodeSize, this.y * nodeSize, nodeSize, nodeSize);
        pop();
    }

    rollover() {
        return (mouseX > this.pos.x) && (mouseX < this.pos.x + this.size) && (mouseY > this.pos.y) && (mouseY < this.pos.y + this.size);
    }
}
// ── Sort.js
class Sort {
    constructor() {
        this.items = [];        //bars in the collection
        this.barWidth;          //bars individual width
        this.barSpacing = 4;    //number of pixels between bars
    }

    updateBars() {
        this.updateNumBars();
        this.resetBarPositions();
    }

    //update number of bars in the collection, remove or add as neccessary
    updateNumBars() {
        let randMinValue = height*0.01;
        let randMaxValue = height*0.5;

        //if start of program, add one initial bar
        if (this.items.length == 0) {
            let barValue = random(0.1, 1);
            // let barValue = random(randMinValue, randMaxValue);
            let newBar = new SortingBar(barValue);
            this.items.push(newBar);
        }

        //add one bar to beginning and end of array until this.items.length == value
        if (this.items.length < numBarsSlider.value()) {
            let toAdd = numBarsSlider.value() - this.items.length;
            for (let i = 0; i < floor(toAdd/2); i++) {
                //add new bar to the end of array
                // let barValue = random(randMinValue, randMaxValue);
                let barValue = random(0.1, 1);
                let newBar = new SortingBar(barValue);
                this.items.push(newBar);
                //add new bar to the front of array
                // barValue = random(randMinValue, randMaxValue);
                barValue = random(0.1, 1);
                newBar = new SortingBar(barValue);
                this.items.unshift(newBar);
            }

        //splice bars from end of array so length is equal to slider value
        } else if (this.items.length > numBarsSlider.value()) {
            this.items.splice(numBarsSlider.value(), this.items.length - numBarsSlider.value());
        }
    }

    //center bars in bar collection on the screen
    resetBarPositions() {
        let minPercentage = 0.4;
        let maxPercentage = 0.8;
        let screenPercentage = map(this.items.length, numBarsSlider.elt.min, numBarsSlider.elt.max, minPercentage, maxPercentage);
        
        let sortCollectionWidth = displayWidth * screenPercentage;
        sortCollectionWidth -= this.barSpacing * this.items.length;
        this.barWidth = sortCollectionWidth / this.items.length;
        
        let midIdx = floor(this.items.length/2);
        let midBar = this.items[midIdx];
        midBar.xPos = midlineX;

        midBar.yPos = height/2;
        midBar.width = this.barWidth;

        for (let i = 0; i <= midIdx; i++) {
            //calculate leftBar position
            let leftBar = this.items[midIdx - i];
            // leftBar.xPos = (width/2) - i*(this.barWidth + this.barSpacing);
            leftBar.xPos = midlineX - i*(this.barWidth + this.barSpacing);
            leftBar.yPos = height/2;
            leftBar.width = this.barWidth;
            //calculate rightBar position
            let rightBar = this.items[midIdx + i];
            // rightBar.xPos = width/2 + i*(this.barWidth + this.barSpacing);
            rightBar.xPos = midlineX + i*(this.barWidth + this.barSpacing);
            rightBar.yPos = height/2;
            rightBar.width = this.barWidth;
        }
    }

    //display the sort collection
    show() {
        for (let bar of this.items) {
            bar.show();
        }
    }
    

    //use animation queue, all processing time up front (takes a while to load)
    bubbleSort() {
        let swap;
        let n = this.items.length-1;
        do {
            swap = false;
            for (let i = 0; i < n; i++)
            {
                if (this.items[i].value > this.items[i+1].value){

                    this.items[i].animateSwap(this.items[i+1]);
                   
                    let temp = this.items[i];
                    this.items[i] = this.items[i+1];
                    this.items[i+1] = temp;
                    swap = true;
                }
            }
            this.items[n].color = color('#990000');
            n--;
        } while (swap);
        
        for(let bar of this.items) {
            bar.color = color('#990000');
        }
    }

    cloneArray(arr) {
        let clonedArray = [];
        for (let bar of arr) {
            let clonedBar = bar.clone();
            clonedArray.push(clonedBar);
        }
        return clonedArray;
    }

}
// ── SortingBar.js
class SortingBar {
    constructor(value,id=globalID++, x=0, y=0, width=0, c=color(40, 200)) {
        this.value = value;
        this.id = id;
        this.xPos = x;
        this.yPos = y;
        this.width = width;
        this.color = c;
        this.rounded = 15;
    }

    show() {
        push();
        fill(this.color);
        noStroke();
        rect(this.xPos, this.yPos, this.width, this.value * (height/2), this.rounded);
        pop();
    }

    clone() {
        return new SortingBar(this.value, this.id, this.xPos, this.yPos, this.width, this.color);
    }

    
    animateSwap(barToSwap) {
        let baseFrame = sortCollection.cloneArray(sortCollection.items);

        for (let i = 0; i < baseFrame.length; i++) {
            let bar = baseFrame[i];
            if (bar.id == this.id || bar.id == barToSwap.id) {
                let barIdx = baseFrame.indexOf(bar);
                baseFrame.splice(barIdx, 1);
                i--;
            }
        }

        let thisXPos = this.xPos;
        let swapXPos = barToSwap.xPos;
        let xDist = abs(thisXPos - swapXPos);
        let thisClone = this.clone();
        let swapClone = barToSwap.clone();


        this.xPos = swapXPos;
        barToSwap.xPos = thisXPos;

        let numFrames;
        if (sortCollection.items.length > (numBarsSliderMax+numBarsSliderMin) / 2) {
            numFrames = 1;
        } else {
            numFrames = floor(map(sortCollection.items.length, numBarsSliderMin, (numBarsSliderMax+numBarsSliderMin) / 2, 15, 1));
        }
        for (let i = 1; i <= numFrames; i++) {
            let newFrame = sortCollection.cloneArray(baseFrame);
            if (thisXPos < swapXPos) {
                thisClone.xPos += (xDist/numFrames);
                swapClone.xPos -= (xDist/numFrames);
            } else {
                thisClone.xPos -= (xDist/numFrames);
                swapClone.xPos += (xDist/numFrames);
            }
            
            // swapClone.color = color('#e5e500');
            // thisClone.color = color('#cccc00');

            swapClone.color = color(225);
            thisClone.color = color(200);
            
            
            newFrame.push(thisClone);
            newFrame.push(swapClone);
            animationQueue.push(newFrame);

            thisClone = thisClone.clone();
            swapClone = swapClone.clone();
        }

    }
}
// ── TitleBar.js
class TitleBar {
    constructor(yPos, type) {
        this.yPos = yPos;
        this.type = type;
    }

    show() {
        let string;
        switch (this.type) {
            case Mode.SORT:
                string = 'SORTING';
                break;
            case Mode.PATHFIND:
                string = 'PATHFINDING';
                break;
            case Mode.MST:
                string = 'MIN. SPANNING TREE';
                break;
            default:
                string = '???';
                break;
        }

        push();
        fill(220);
        noStroke();
        rectMode(CORNER);
        rect(2, this.yPos + 3, panelWidth - 5, algoButtonHeight - 6);
        fill(10);
        textAlign(CENTER);
        textSize(16);
        text(string, panelWidth / 2, this.yPos + 20);
        pop();
    }
}
